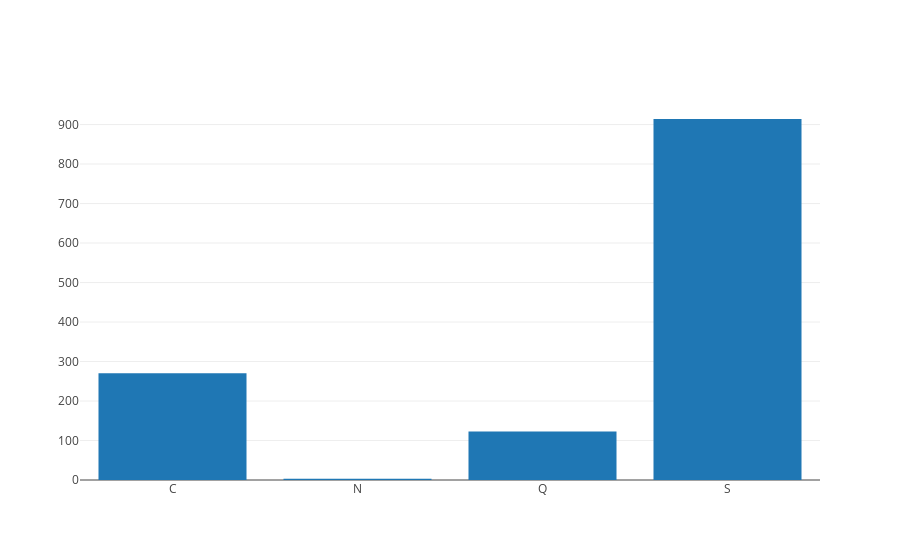

The cell this chart's notebook holds for it:
### Code cell
import plotly.plotly as py

data = [go.Bar(
            x=df6.index,
            y=df6['name']
    )]

iplot(data)

### Figure 1 — Plotly figure (JSON) as saved in the notebook; plotly's stock layout.template omitted (floating-point values rounded to 4 significant figures)
{"data": [{"type": "bar", "uid": "b7991662-79d4-43d0-9363-413057d636da", "x": ["C", "N", "Q", "S"], "y": [270, 3, 123, 914]}], "layout": {}}
